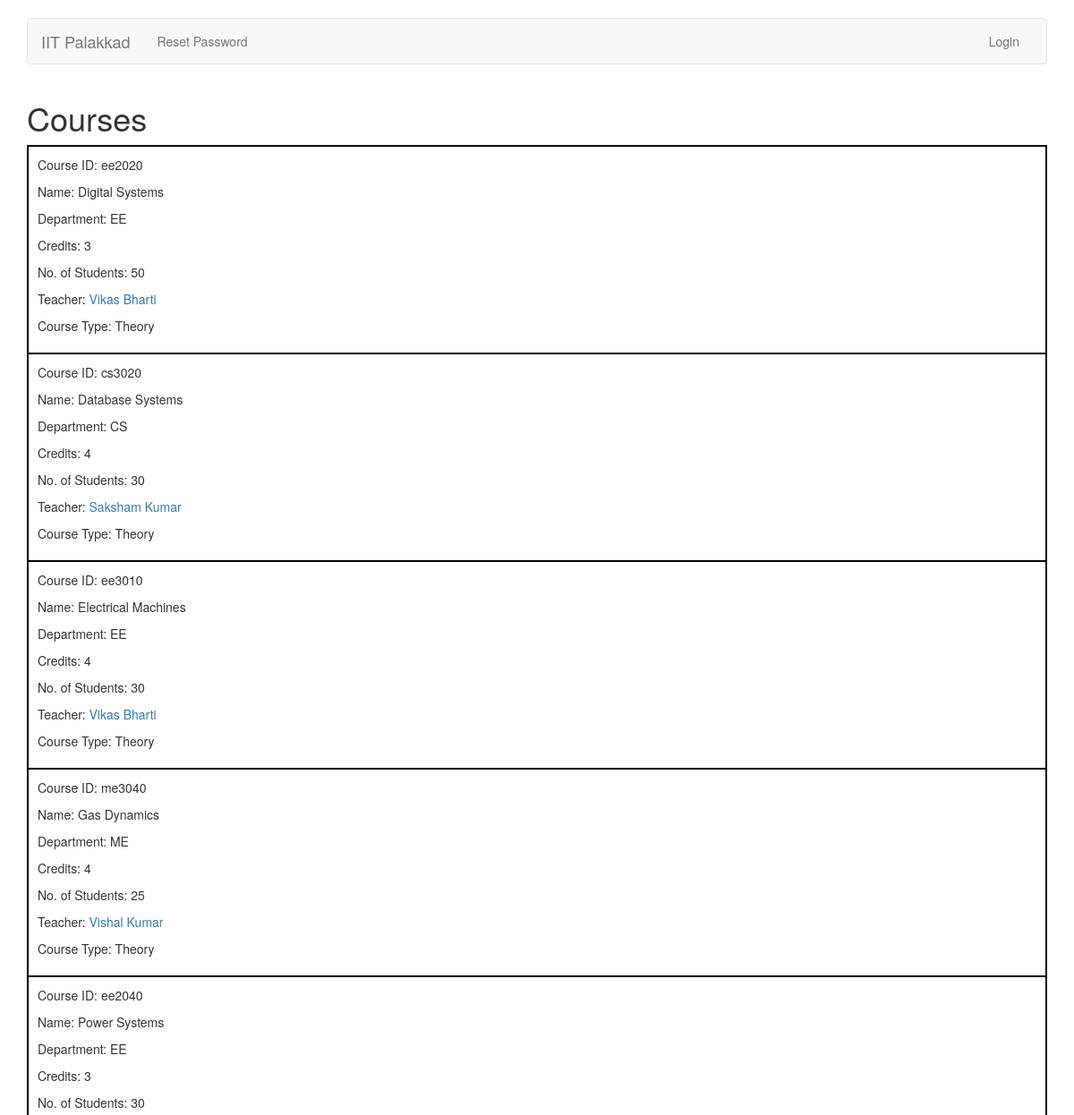
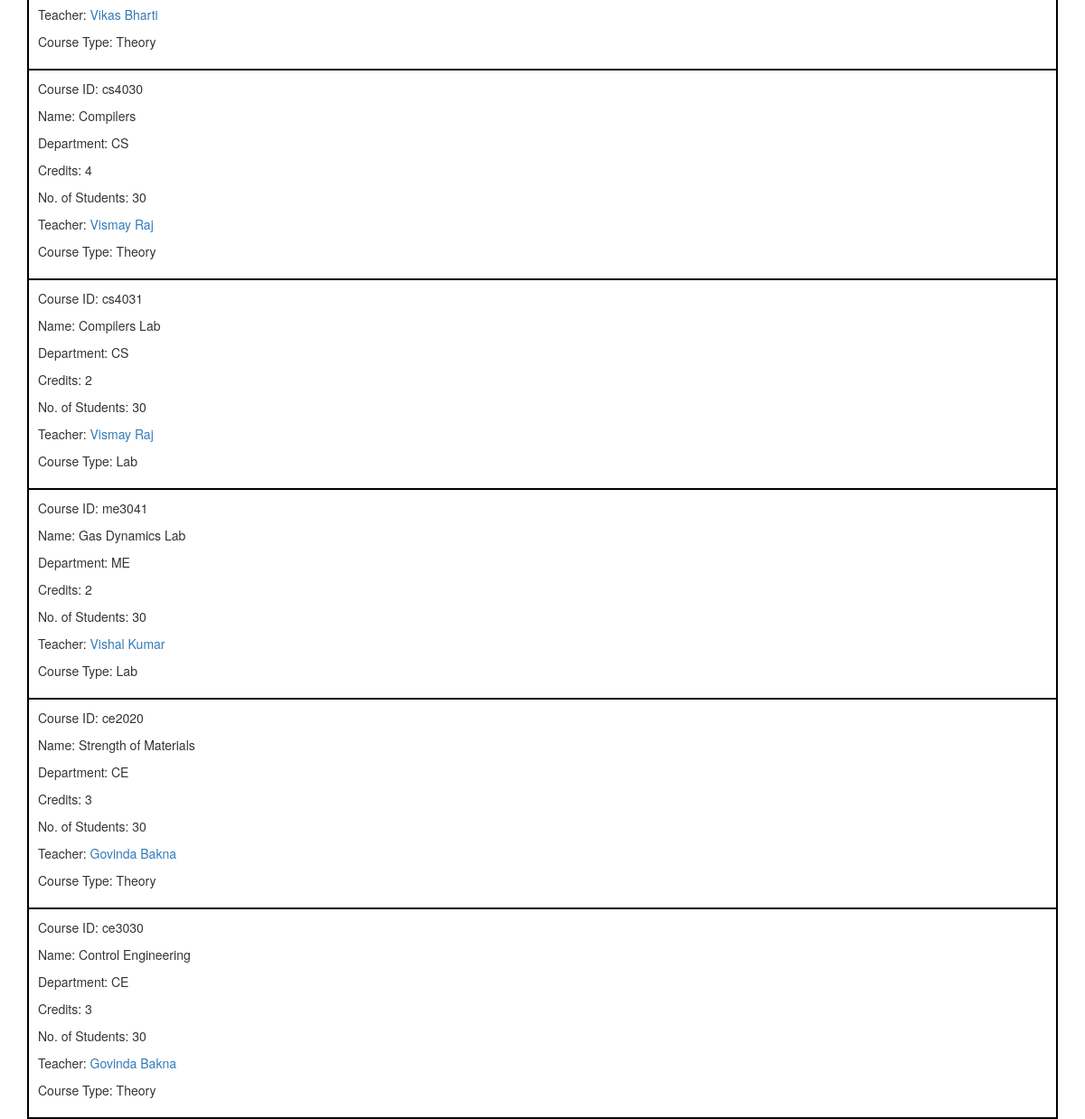
The page /accounts/display/courses/ on the database its author committed (2 pictures, top to bottom).
### accounts/models.py (models this page shows)
class Course(models.Model):
	COURSE_TYPES = (
		('L','Lab'),
		('T','Theory'),
	)
	course_id = models.CharField(max_length=20)
	name = models.CharField(max_length=255)
	department = models.CharField(max_length=100)
	credits = models.IntegerField()
	students = models.IntegerField(default=0)
	teacher = models.ForeignKey(TeacherProfile, related_name='course_teacher', on_delete=models.CASCADE)
	course_type = models.CharField(max_length=1, choices=COURSE_TYPES)
	def __str__(self):
		return self.name

class TeacherProfile(models.Model):
	user = models.OneToOneField(User, unique=True, on_delete=models.CASCADE, null=True, related_name='teacher_profile')
	phone_number = models.CharField(max_length=10)
	address = models.CharField(max_length=100)
	def __str__(self):
		return self.user.first_name + " " + self.user.last_name

class User(AbstractUser):
    	TA = 1
    	TEACHER = 2
    	ADMIN = 3
    	ROLE_CHOICES = (
        	(TA, 'TA'),
        	(TEACHER, 'Teacher'),
        	(ADMIN, 'Admin'),
    	)
	role = models.PositiveSmallIntegerField(choices=ROLE_CHOICES, null=True, blank=True)

### accounts/views.py (the view)
def display_courses(request):
	courses = Course.objects.all()
	args = { 'courses': courses }
	return render(request, 'accounts/display_courses.html', args)

### accounts/templates/accounts/display_courses.html (shortened to what this page needs)
{% extends 'base.html' %}
{% block body %}
	<div class="container">
	<h1>Courses</h1>
	<table style="border: 1px solid black; width:100%">
	{% for course in courses %}
	<tr>
	<td style="border: 2px solid black; padding:10px">
		<p>Course ID: {{ course.course_id }}</p>
		<p>Name: {{ course.name }}</p>
		<p>Department: {{ course.department }}</p>
		<p>Credits: {{ course.credits }}</p>
		<p>No. of Students: {{ course.students }}</p>
		<p>Teacher: <a href="{% url 'profile_view_other' pk=course.teacher.id %}">{{ course.teacher }}</a></p>
		{% if course.course_type == 'L' %}
			<p>Course Type: Lab</p>
		{% else %}
			<p>Course Type: Theory</p>
		{% endif %}
	</td>
	</tr>
	{% endfor %}
	</table>
	</div>
{% endblock %}

### rows shown on the page
Course: course_id "ee2020", name "Digital Systems", department "EE", credits "3", students "50", teacher "Vikas Bharti", course_type "Course Type: Theory"
Course: course_id "cs3020", name "Database Systems", department "CS", credits "4", students "30", teacher "Saksham Kumar", course_type "Course Type: Theory"
Course: course_id "ee3010", name "Electrical Machines", department "EE", credits "4", students "30", teacher "Vikas Bharti", course_type "Course Type: Theory"
Course: course_id "me3040", name "Gas Dynamics", department "ME", credits "4", students "25", teacher "Vishal Kumar", course_type "Course Type: Theory"
Course: course_id "ee2040", name "Power Systems", department "EE", credits "3", students "30", teacher "Vikas Bharti", course_type "Course Type: Theory"
Course: course_id "cs4030", name "Compilers", department "CS", credits "4", students "30", teacher "Vismay Raj", course_type "Course Type: Theory"
Course: course_id "cs4031", name "Compilers Lab", department "CS", credits "2", students "30", teacher "Vismay Raj", course_type "Course Type: Lab"
Course: course_id "me3041", name "Gas Dynamics Lab", department "ME", credits "2", students "30", teacher "Vishal Kumar", course_type "Course Type: Lab"
Course: course_id "ce2020", name "Strength of Materials", department "CE", credits "3", students "30", teacher "Govinda Bakna", course_type "Course Type: Theory"
Course: course_id "ce3030", name "Control Engineering", department "CE", credits "3", students "30", teacher "Govinda Bakna", course_type "Course Type: Theory"
